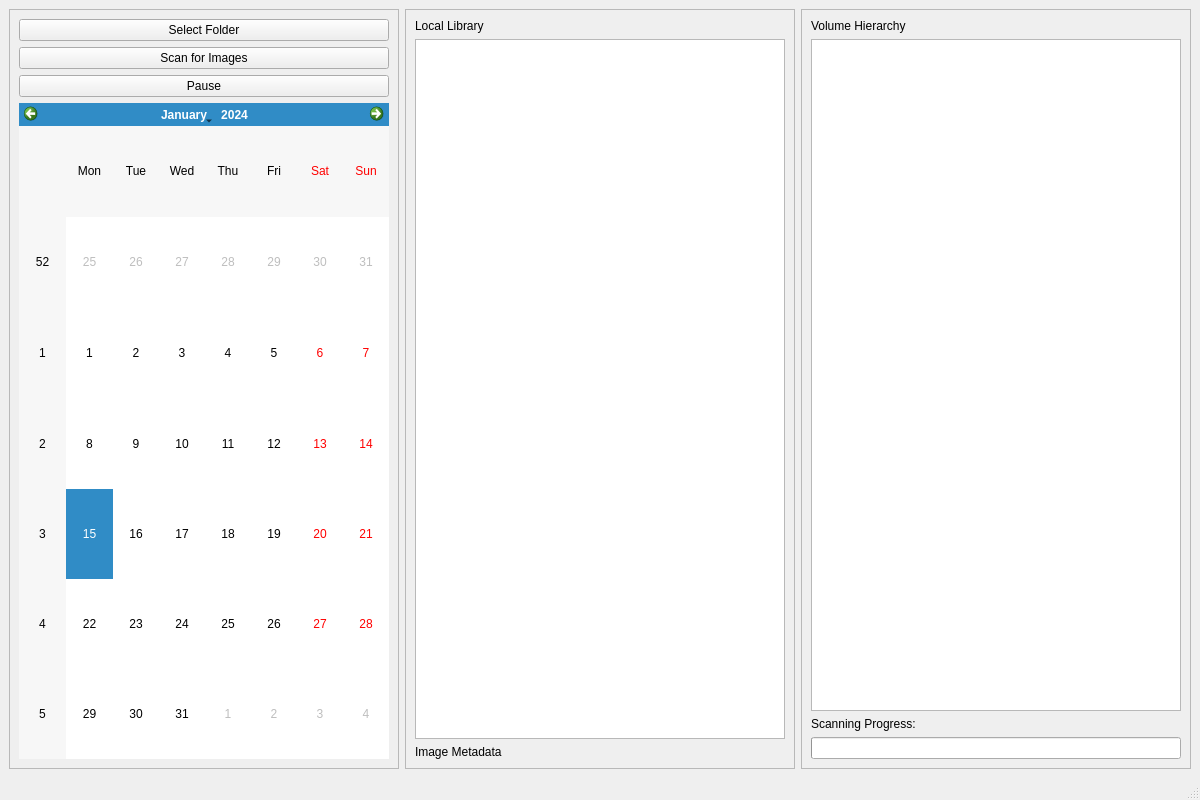
<?xml version="1.0" encoding="UTF-8"?>
<ui version="4.0">
 <class>MainWindow</class>
 <widget class="QMainWindow" name="MainWindow">
  <property name="geometry">
   <rect>
    <x>0</x>
    <y>0</y>
    <width>1200</width>
    <height>800</height>
   </rect>
  </property>
  <property name="windowTitle">
   <string>ChronoPix</string>
  </property>
  <widget class="QWidget" name="centralwidget">
   <layout class="QHBoxLayout" name="horizontalLayout">

    <!-- Left Panel: Control Panel -->
    <item>
     <widget class="QFrame" name="controlPanel">
      <property name="frameShape">
       <enum>QFrame::StyledPanel</enum>
      </property>
      <layout class="QVBoxLayout" name="controlLayout">
       <item>
        <widget class="QPushButton" name="selectFolderButton">
         <property name="text">
          <string>Select Folder</string>
         </property>
        </widget>
       </item>
       <item>
        <widget class="QPushButton" name="scanButton">
         <property name="text">
          <string>Scan for Images</string>
         </property>
        </widget>
       </item>
       <item>
        <widget class="QPushButton" name="pauseButton">
         <property name="text">
          <string>Pause</string>
         </property>
        </widget>
       </item>
       <item>
        <widget class="QCalendarWidget" name="calendarWidget"/>
       </item>
      </layout>
     </widget>
    </item>

    <!-- Center Panel: Local Library -->
    <item>
     <widget class="QFrame" name="localLibraryPanel">
      <property name="frameShape">
       <enum>QFrame::StyledPanel</enum>
      </property>
      <layout class="QVBoxLayout" name="libraryLayout">
       <item>
        <widget class="QLabel" name="libraryLabel">
         <property name="text">
          <string>Local Library</string>
         </property>
        </widget>
       </item>
       <item>
        <widget class="QListView" name="imageListView"/>
       </item>
       <item>
        <widget class="QLabel" name="imageMetadataLabel">
         <property name="text">
          <string>Image Metadata</string>
         </property>
        </widget>
       </item>
      </layout>
     </widget>
    </item>

    <!-- Right Panel: Volume Hierarchy & Info -->
    <item>
     <widget class="QFrame" name="volumeHierarchyPanel">
      <property name="frameShape">
       <enum>QFrame::StyledPanel</enum>
      </property>
      <layout class="QVBoxLayout" name="hierarchyLayout">
       <item>
        <widget class="QLabel" name="hierarchyLabel">
         <property name="text">
          <string>Volume Hierarchy</string>
         </property>
        </widget>
       </item>
       <item>
        <widget class="QTreeView" name="volumeTreeView"/>
       </item>
       <item>
        <widget class="QLabel" name="progressLabel">
         <property name="text">
          <string>Scanning Progress:</string>
         </property>
        </widget>
       </item>
       <item>
        <widget class="QProgressBar" name="progressBar">
         <property name="minimum">
          <number>0</number>
         </property>
         <property name="maximum">
          <number>100</number>
         </property>
        </widget>
       </item>
      </layout>
     </widget>
    </item>

   </layout>
  </widget>
  <widget class="QMenuBar" name="menubar"/>
  <widget class="QStatusBar" name="statusbar"/>
 </widget>
 <resources/>
 <connections/>
</ui>
